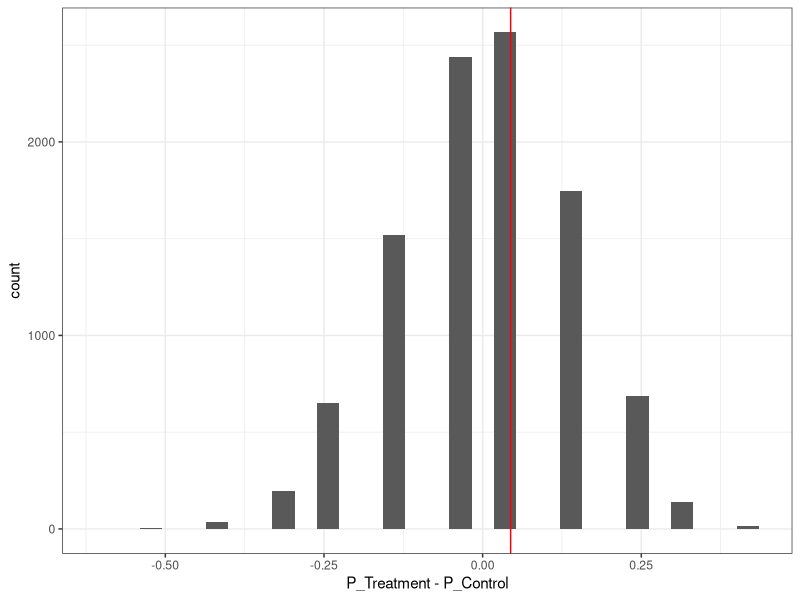

The R script that drew this image:
## ---- chunk 1
library(tidyverse)

theme_set(theme_bw())

knitr::opts_chunk$set(echo = TRUE)

## ---- chunk 2

# diff = 10/34 - 4/16  #0.04411765

n_treatment = 34
n_control = 16

observed_diff = 10/34 - 4/16  #0.04411765

get_difference <- function () {
  yawn  <- rep("yawn", 14)
  not_yawn <- rep("not_yawn", 36)
  all <- sample(c(yawn, not_yawn), replace = FALSE)
  
  treatment_group <- head(all, n_treatment)
  control_group <- tail(all, n_control)
  
  p_treatment <- length(which(treatment_group=="yawn"))/n_treatment
  p_control <- length(which(control_group=="yawn"))/n_control
  diff <- p_treatment - p_control
  return(diff)  
}

## ---- chunk 3
set.seed(42)
sampling_dist <- replicate(1e4, get_difference())

## ---- chunk 4

ggplot(data.frame(sampling_dist), aes(x = sampling_dist)) +
  geom_histogram() + 
  geom_vline(xintercept=observed_diff, color = "red") + 
  labs(x = "P_Treatment - P_Control")

## ---- chunk 5

observed_diff <- 10/34 - 4/16  #0.04411765
observed_diff

## ---- chunk 6
num_as_extreme <- sum(sampling_dist >= observed_diff)
p_value <- num_as_extreme / length(sampling_dist)
p_value
## ---- chunk 7

run_experiment <- function(p_treatment, p_control, n_t, n_c, alpha) {
  na <- rbinom(1, n_t, p_treatment)
  nb <- rbinom(1, n_c, p_control)
  na - nb
}

n_t = 34
n_c = 16
p_treatment <- 10/34
p_control <- 4/16
alpha <- 0.05

all_experiments <- replicate(1e3, run_experiment(p_treatment, p_control, n_t, n_c, alpha))
num_as_extreme <- sum(all_experiments >= 0)
power <- num_as_extreme/1000
power
